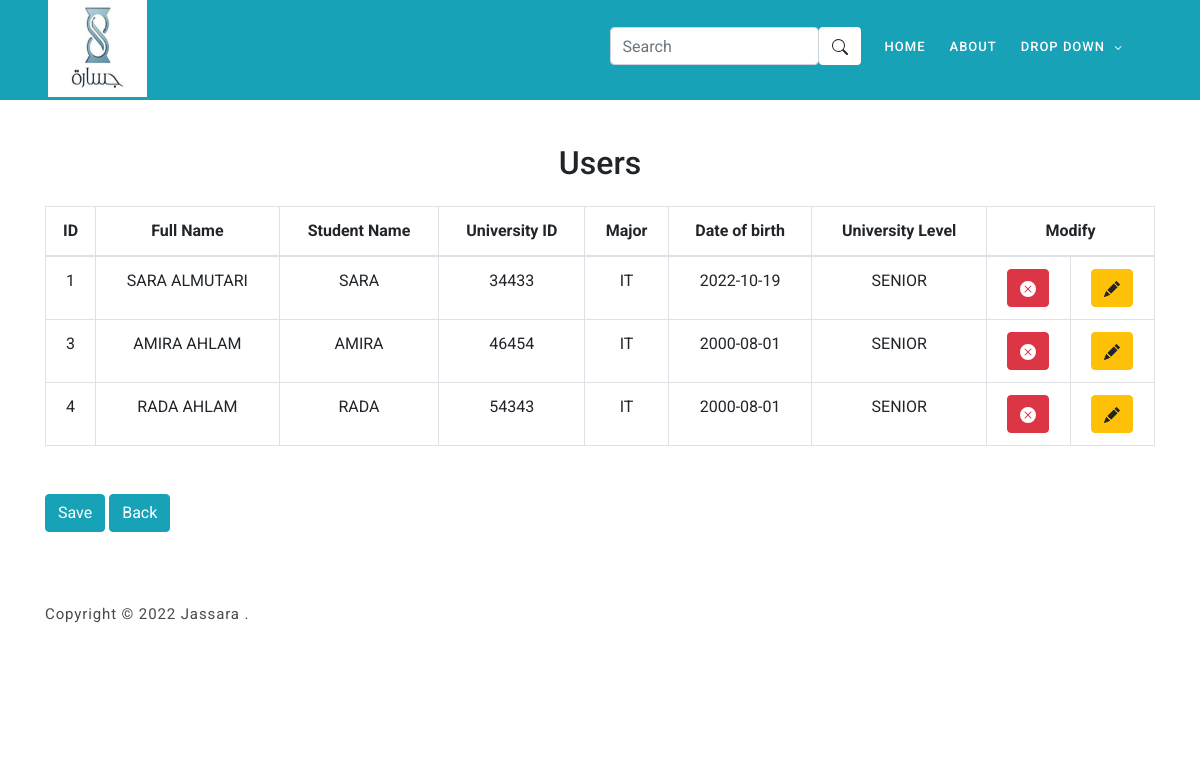
Page /ManageUsers.php on the earlier database version.
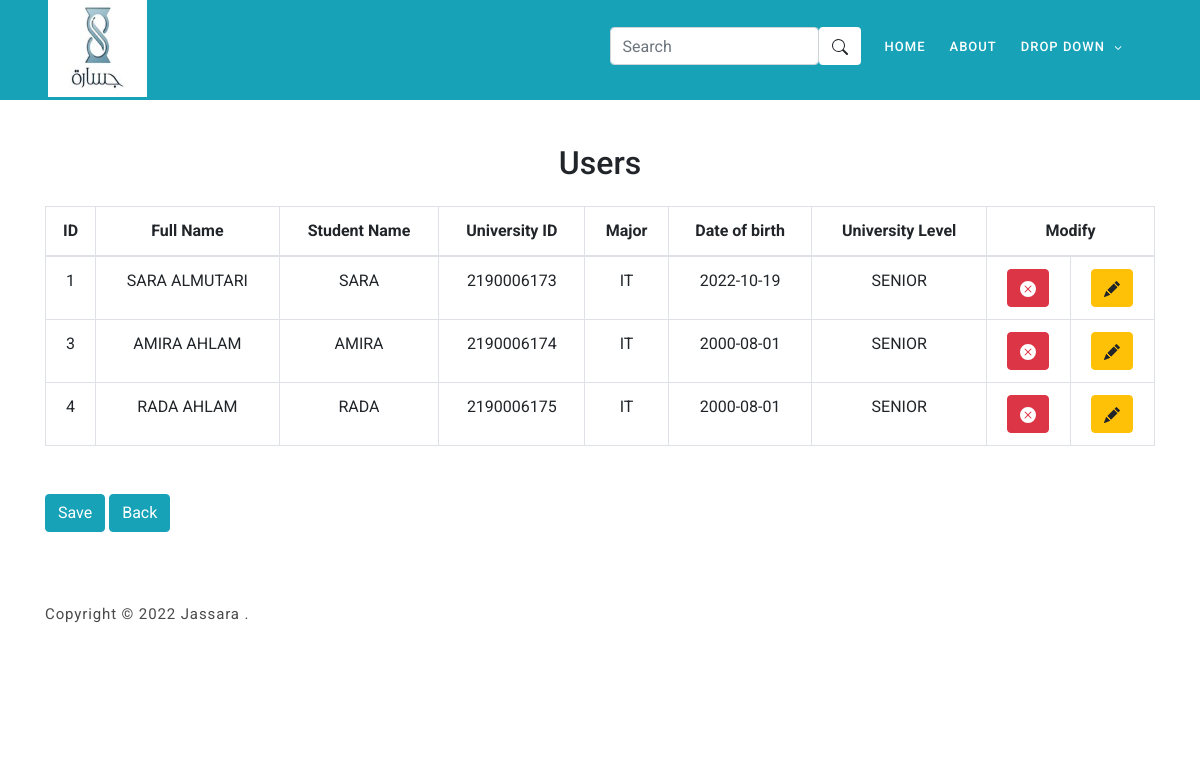
Same page on the later database version.
### tables this page shows
CREATE TABLE `student` (
  `id` int(10) NOT NULL,
  `full_name` varchar(255) NOT NULL,
  `stname` varchar(255) NOT NULL,
  `uni_id` varchar(255) NOT NULL,
  `password` varchar(255) NOT NULL,
  `major` text NOT NULL,
  `challenge_num` int(10) NOT NULL,
  `date_birth` date NOT NULL,
  `uni_level` varchar(255) NOT NULL
);

### ManageUsers.php (the view, shortened to what this page needs)
<?php
include 'tamplate.php';
$con = connection();
$sql = "SELECT * FROM student";
$result = mysqli_query($con, $sql);
?>
<br>
<br>
<br>
<br>
<br>
<br>
<div class="container">
    <h2 style="text-align: center;">Users</h2>
    <br>
    <table class="table table-bordered col mb-5" id="table-list">
        <thead>
            <tr>
                <th style="text-align: center;">ID</th>
                <th style="text-align: center;">Full Name</th>
                <th style="text-align: center;">Student Name</th>
                <th style="text-align: center;">University ID</th>
                <th style="text-align: center;">Major</th>
                <th style="text-align: center;">Date of birth</th>
                <th style="text-align: center;">University Level</th>
                <th style="text-align: center;" colspan="2">Modify</th>
            </tr>
        </thead>
        <tbody>
            <?php
            while ($row = mysqli_fetch_array($result, MYSQLI_ASSOC)) {
                echo
                '<tr style="text-align:center;">
                    <td class ="ChallengeNum">' . $row['id'] . '</td>
                    <td>' . $row['full_name'] . '</td>
                    <td>' . $row['stname'] . '</td>
                    <td>' . $row['uni_id'] . '</td>
                    <td>' . $row['major'] . '</td>
                    <td>' . $row['date_birth'] . '</td>
                    <td>' . $row['uni_level'] . '</td>
                    <td>
                    <form action="" method="POST">
                            <abbr title="Delete Student">
                                 <button class="btn btn-danger" value="' . $row['id'] . '" name="Delete_button" onclick="confirm("Are you sure ?")">
                                </button>
                                </abbr>
                        </form>
                    </td>
                    <td>
                    <form action="UserModify.php" Method="POST">
                    <abbr title="Modify Student">
                            <button class="btn btn-warning" value="' . $row['id'] . '" id="M_btn" name="Modify_btnn" data-target="#ModifyModal" data-toggle="modal" >
                             </button>
                    </abbr>
                    </form>
                    </td>
                </tr>';
            }
            ?>
        </tbody>
    </table>
    <button type="button col" class="btn btn-info" data-toggle="modal" data-target="#exampleModal">
        <a style="color:White;" href="admin.php">Save</a>
    </button>
    <button type="button col" class="btn btn-info" data-toggle="modal" data-target="#exampleModal">
        <a style="color:White;" href="admin.php">Back</a>
    </button>
</div>

Differences in the rows shown:
changed student "SARA ALMUTARI": uni "34433" → "2190006173"
changed student "AMIRA AHLAM": uni "46454" → "2190006174"
changed student "RADA AHLAM": uni "54343" → "2190006175"
